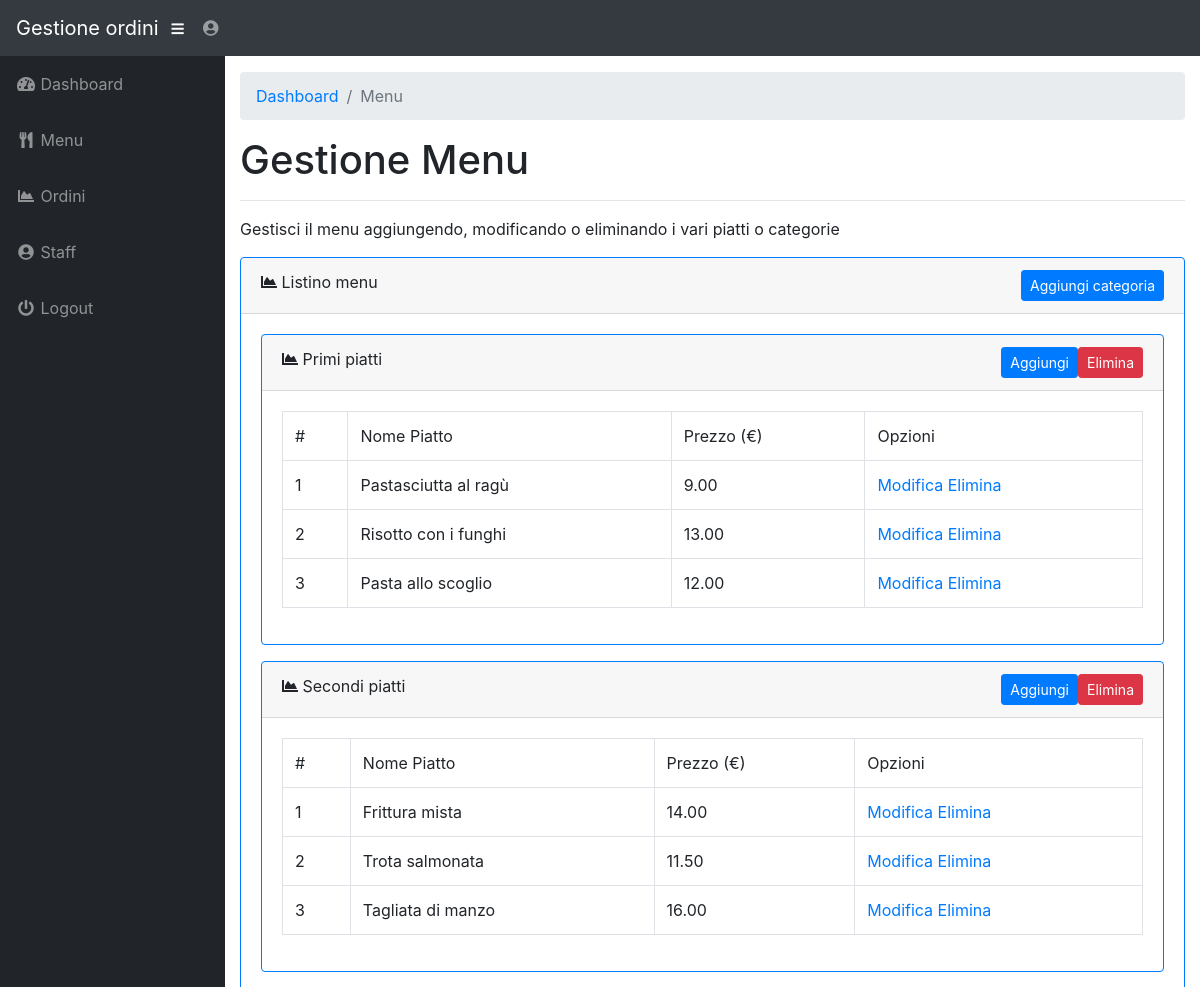
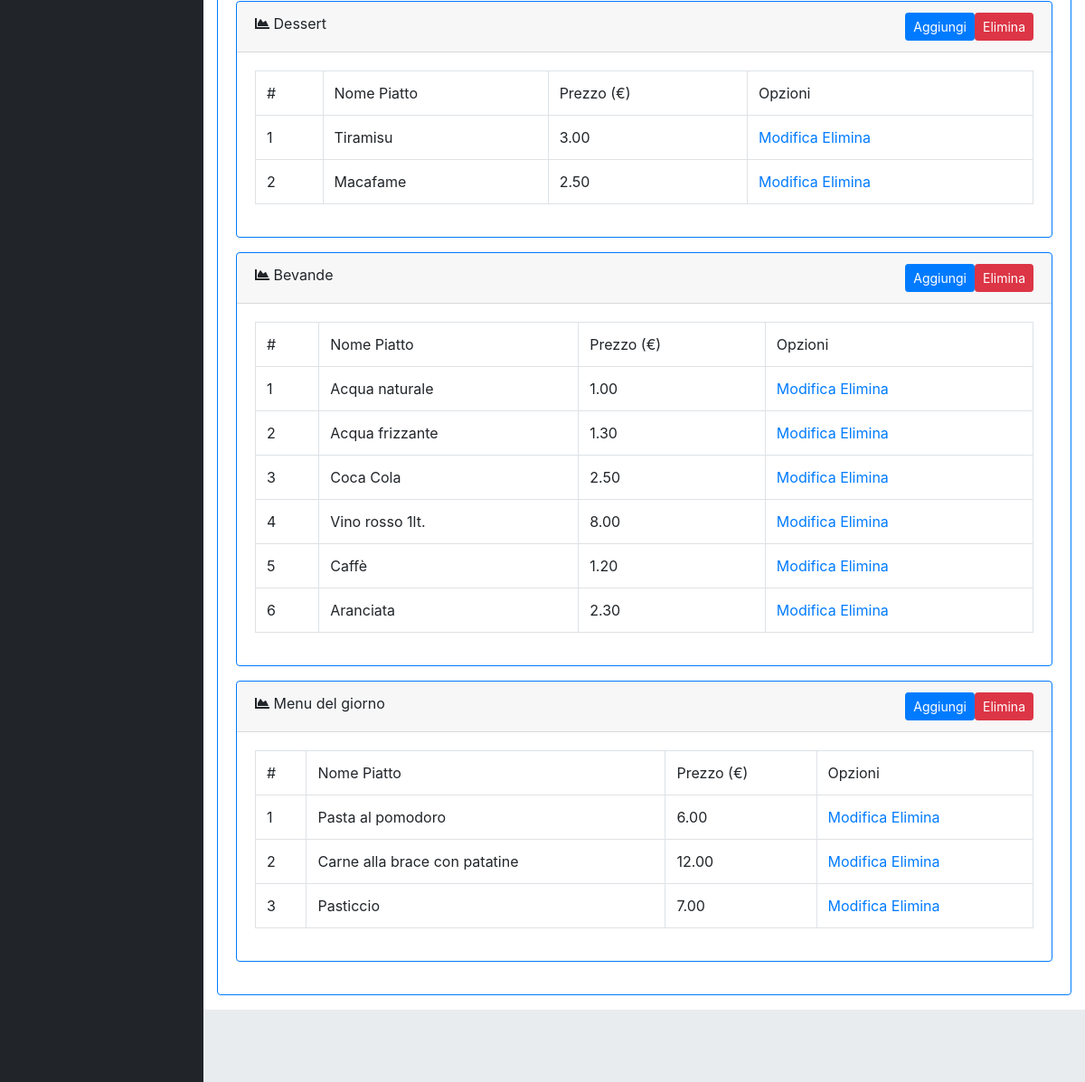
The page /admin/menu.php (signed in) on the database its author committed (2 pictures, top to bottom).
### tables this page shows
CREATE TABLE `tbl_menu` (
  `menuID` int NOT NULL,
  `menuName` varchar(25) NOT NULL
);

CREATE TABLE `tbl_menuitem` (
  `itemID` int NOT NULL,
  `menuID` int NOT NULL,
  `menuItemName` text NOT NULL,
  `price` decimal(15,2) NOT NULL
);

### admin/menu.php (the view, shortened to what this page needs)
<?php
include ("../functions.php");
?>
<!DOCTYPE html>
<html lang="en">
<head>
    <link href="vendor/bootstrap/css/bootstrap.min.css" rel="stylesheet">
    <link href="vendor/fontawesome-free/css/all.min.css" rel="stylesheet" type="text/css">
    <link href="vendor/datatables/dataTables.bootstrap4.css" rel="stylesheet">
    <link href="css/sb-admin.css" rel="stylesheet">
</head>
<body id="page-top">
<nav class="navbar navbar-expand navbar-dark bg-dark static-top">
    <a class="navbar-brand mr-1" href="index.php">Gestione ordini</a>
    <button class="btn btn-link btn-sm text-white order-1 order-sm-0" id="sidebarToggle" href="#">
        <i class="fas fa-bars"></i>
    </button>
    <ul class="navbar-nav ml-auto ml-md-0">
        <li class="nav-item dropdown no-arrow">
            <a class="nav-link dropdown-toggle" href="#" id="userDropdown" role="button" data-toggle="dropdown" aria-haspopup="true" aria-expanded="false">
                <i class="fas fa-user-circle fa-fw"></i>
            </a>
        </li>
    </ul>
</nav>
<div id="wrapper">
    <ul class="sidebar navbar-nav">
        <li class="nav-item">
            <a class="nav-link" href="index.php">
                <i class="fas fa-fw fa-tachometer-alt"></i>
                <span>Dashboard</span>
            </a>
        </li>
        <li class="nav-item">
            <a class="nav-link" href="menu.php">
                <i class="fas fa-fw fa-utensils"></i>
                <span>Menu</span></a>
        </li>
        <li class="nav-item">
            <a class="nav-link" href="sales.php">
                <i class="fas fa-fw fa-chart-area"></i>
                <span>Ordini</span></a>
        </li>
        <li class="nav-item">
            <a class="nav-link" href="staff.php">
                <i class="fas fa-fw fa-user-circle"></i>
                <span>Staff</span>
            </a>
        </li>
        <li class="nav-item">
            <a class="nav-link" href="#" data-toggle="modal" data-target="#logoutModal">
                <i class="fas fa-fw fa-power-off"></i>
                <span>Logout</span>
            </a>
        </li>
    </ul>
    <div id="content-wrapper">
        <div class="container-fluid">
            <ol class="breadcrumb">
                <li class="breadcrumb-item">
                    <a href="index.php">Dashboard</a>
                </li>
                <li class="breadcrumb-item active">Menu</li>
            </ol>
            <h1>Gestione Menu</h1>
            <hr>
            <p>Gestisci il menu aggiungendo, modificando o eliminando i vari piatti o categorie</p>
            <div class="card mb-3 border-primary">
                <div class="card-header">
                    <i class="fas fa-chart-area"></i>
                    Listino menu
                    <button class="btn btn-primary btn-sm float-right" data-toggle="modal" data-target="#addMenuModal">Aggiungi categoria</button>
                </div>
                <div class="card-body">
                    <?php
                    $menuQuery = "SELECT * FROM tbl_menu";
                    if ($menuResult = $sqlconnection->query($menuQuery))
                    {
                        while ($menuRow = $menuResult->fetch_array(MYSQLI_ASSOC))
                        { ?>
                            <div class="card mb-3 border-primary">
                                <div class="card-header">
                                    <i class="fas fa-chart-area"></i>
                                    <?php echo $menuRow["menuName"]; ?>
                                    <button class="btn btn-danger btn-sm float-right" data-toggle="modal" data-target="#deleteModal" data-category="<?php echo $menuRow["menuName"]; ?>" data-menuid="<?php echo $menuRow["menuID"]; ?>">Elimina</button>
                                    <button class="btn btn-primary btn-sm float-right" data-toggle="modal" data-target="#addItemModal" data-category="<?php echo $menuRow["menuName"]; ?>" data-menuid="<?php echo $menuRow["menuID"]; ?>">Aggiungi</button>
                                </div>
                                <div class="card-body">
                                    <table class="table table-bordered" id="dataTable" width="100%" cellspacing="0">
                                        <tr>
                                            <td>#</td>
                                            <td>Nome Piatto</td>
                                            <td>Prezzo (€)</td>
                                            <td>Opzioni</td>
                                        </tr>
                                        <?php
                                        $menuItemQuery = "SELECT * FROM tbl_menuitem WHERE menuID = " . $menuRow["menuID"];
                                        if ($menuItemResult = $sqlconnection->query($menuItemQuery))
                                        {
                                            $itemno = 1;
                                            while ($menuItemRow = $menuItemResult->fetch_array(MYSQLI_ASSOC))
                                            { ?>
                                                <tr>
                                                    <td><?php echo $itemno++; ?></td>
                                                    <td><?php echo $menuItemRow["menuItemName"] ?></td>
                                                    <td><?php echo $menuItemRow["price"] ?></td>
                                                    <td>
                                                        <a href="#editItemModal" data-toggle="modal" data-itemname="<?php echo $menuItemRow["menuItemName"] ?>" data-itemprice="<?php echo $menuItemRow["price"] ?>" data-menuid="<?php echo $menuRow["menuID"] ?>" data-itemid="<?php echo $menuItemRow["itemID"] ?>">Modifica</a>
                                                        <a href="deleteitem.php?itemID=<?php echo $menuItemRow["itemID"] ?>&menuID=<?php echo $menuRow["menuID"] ?>"> Elimina</a></td>
                                                </tr>
                                                <?php
                                            }
                                        }
                                        ?>
                                    </table>
                                </div>
                            </div>
                            <?php
                        }
                    }
                    ?>
                </div>
            </div>
        </div>
        <footer class="sticky-footer">
        </footer>
    </div>
</div>
</body>
</html>

### admin/css/sb-admin.css (style rules this page uses)
html { position: relative; min-height: 100%; }
body { height: 100%; }
#wrapper { display: -webkit-box; display: -ms-flexbox; display: flex; }
#wrapper #content-wrapper { overflow-x: hidden; width: 100%; padding-top: 1rem; padding-bottom: 80px; }
.navbar-nav .nav-item.dropdown .dropdown-toggle::after { width: 1rem; text-align: center; float: right; vertical-align: 0; border: 0; font-weight: 900; content: '\f105'; font-family: 'Font Awesome 5 Free'; }
.navbar-nav .nav-item.dropdown.no-arrow .dropdown-toggle::after { display: none; }
.sidebar { width: 90px !important; background-color: #212529; min-height: calc(100vh - 56px); }
.sidebar .nav-item:last-child { margin-bottom: 1rem; }
.sidebar .nav-item .nav-link { text-align: center; padding: 0.75rem 1rem; width: 90px; }
.sidebar .nav-item .nav-link span { font-size: 0.65rem; display: block; }
.sidebar .nav-item .nav-link { color: rgba(255, 255, 255, 0.5); }
@media (min-width: 768px) { .sidebar { width: 225px !important; } }
@media (min-width: 768px) { .sidebar .nav-item .nav-link { display: block; width: 100%; text-align: left; padding: 1rem; width: 225px; } }
@media (min-width: 768px) { .sidebar .nav-item .nav-link span { font-size: 1rem; display: inline; } }
:root { --input-padding-x: 0.75rem; --input-padding-y: 0.75rem; }
footer.sticky-footer { display: -webkit-box; display: -ms-flexbox; display: flex; position: absolute; right: 0; bottom: 0; width: calc(100% - 90px); height: 80px; background-color: #e9ecef; }
@media (min-width: 768px) { footer.sticky-footer { width: calc(100% - 225px); } }

### rows shown on the page
tbl_menu: menuName "Primi piatti"
tbl_menuitem: menuItemName "Pastasciutta al ragù", price "9.00"
tbl_menuitem: menuItemName "Risotto con i funghi", price "13.00"
tbl_menuitem: menuItemName "Pasta allo scoglio", price "12.00"
tbl_menu: menuName "Secondi piatti"
tbl_menuitem: menuItemName "Frittura mista", price "14.00"
tbl_menuitem: menuItemName "Trota salmonata", price "11.50"
tbl_menuitem: menuItemName "Tagliata di manzo", price "16.00"
tbl_menu: menuName "Dessert"
tbl_menuitem: menuItemName "Tiramisu", price "3.00"
tbl_menuitem: menuItemName "Macafame", price "2.50"
tbl_menu: menuName "Bevande"
tbl_menuitem: menuItemName "Acqua naturale", price "1.00"
tbl_menuitem: menuItemName "Acqua frizzante", price "1.30"
tbl_menuitem: menuItemName "Coca Cola", price "2.50"
tbl_menuitem: menuItemName "Vino rosso 1lt.", price "8.00"
tbl_menuitem: menuItemName "Caffè", price "1.20"
tbl_menuitem: menuItemName "Aranciata", price "2.30"
tbl_menu: menuName "Menu del giorno"
tbl_menuitem: menuItemName "Pasta al pomodoro", price "6.00"
tbl_menuitem: menuItemName "Carne alla brace con patatine", price "12.00"
tbl_menuitem: menuItemName "Pasticcio", price "7.00"
